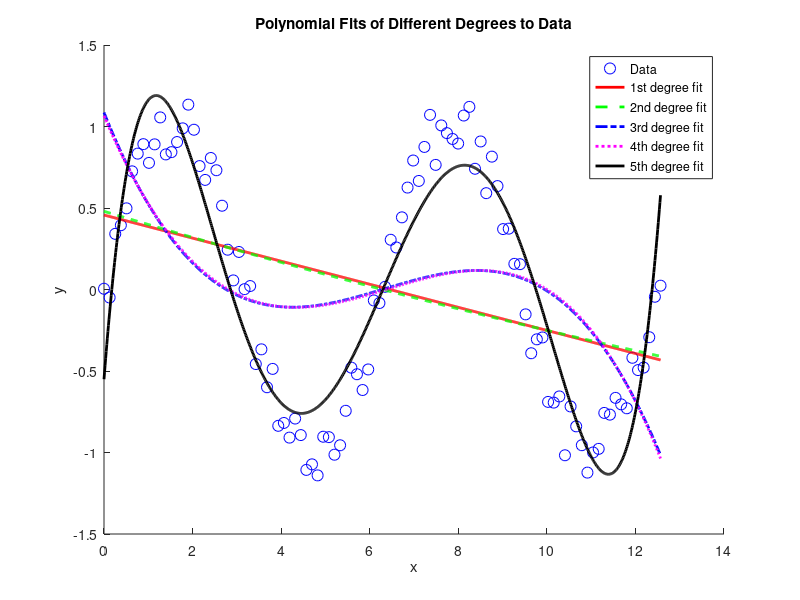

MATLAB code to generate this figure:
% Load the data from randomData.mat
load('randomData.mat');  % This file contains variables x and y

% Create a vector for fine plotting of polynomial fits
x_fine = linspace(min(x), max(x), 1000);

% Fit polynomials of degrees 1 through 5
p1 = polyfit(x, y, 1);  % 1st degree polynomial
p2 = polyfit(x, y, 2);  % 2nd degree polynomial
p3 = polyfit(x, y, 3);  % 3rd degree polynomial
p4 = polyfit(x, y, 4);  % 4th degree polynomial
p5 = polyfit(x, y, 5);  % 5th degree polynomial

% Evaluate the polynomials on the fine x vector
y1 = polyval(p1, x_fine);
y2 = polyval(p2, x_fine);
y3 = polyval(p3, x_fine);
y4 = polyval(p4, x_fine);
y5 = polyval(p5, x_fine);

% Plot the original data as blue dots
figure;
hold on;
plot(x, y, 'bo', 'MarkerSize', 8, 'DisplayName', 'Data');  % Larger blue dots for original data

% Plot each polynomial fit using thicker lines and markers for better visibility
plot(x_fine, y1, 'r-', 'LineWidth', 2, 'DisplayName', '1st degree fit');  % Thicker red line
plot(x_fine, y2, 'g--', 'LineWidth', 2, 'DisplayName', '2nd degree fit');  % Thicker green dashed line
plot(x_fine, y3, 'b-.', 'LineWidth', 2, 'DisplayName', '3rd degree fit');  % Thicker blue dash-dot line
plot(x_fine, y4, 'm:', 'LineWidth', 2, 'DisplayName', '4th degree fit');  % Thicker magenta dotted line
plot(x_fine, y5, 'k-', 'LineWidth', 2, 'DisplayName', '5th degree fit');  % Thicker black solid line

% Add title, labels, and legend
title('Polynomial Fits of Different Degrees to Data');
xlabel('x');
ylabel('y');
legend('show');

hold off;
